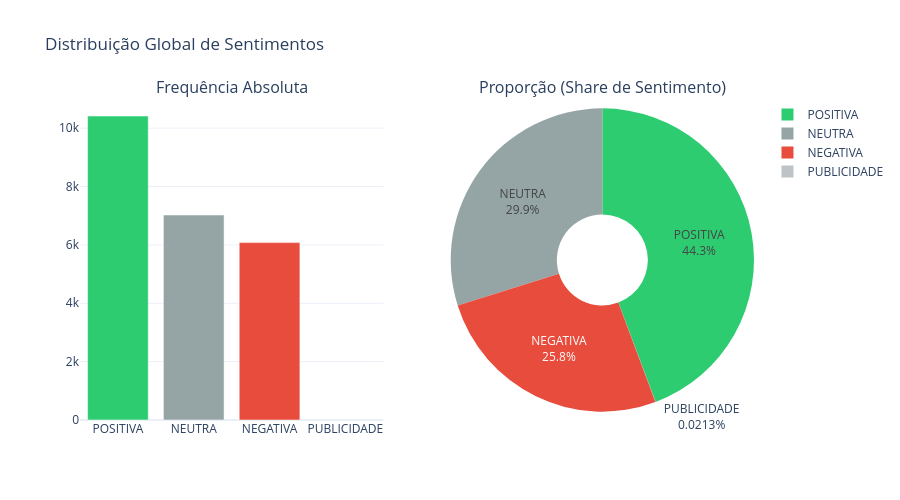
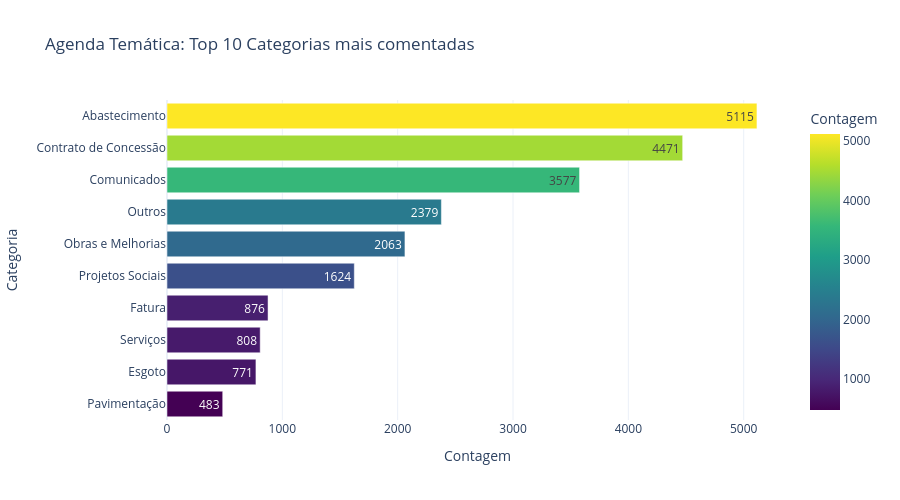

Notebook code for these charts, in order:
### Markdown cell above
## 1. O Panorama Geral e a Agenda da Mídia

Antes de aprofundarmos no impacto, precisamos entender o cenário macro: como o sentimento está distribuído e quais são os assuntos que pautam a imprensa.

### Code cell
def plot_classificacao_dinamica(class_counts: pd.Series):
    color_list = [colors_map.get(str(label).upper(), '#bdc3c7') for label in class_counts.index]
    fig = make_subplots(rows=1, cols=2, specs=[[{"type": "xy"}, {"type": "domain"}]],
                        subplot_titles=("Frequência Absoluta", "Proporção (Share de Sentimento)"))

    fig.add_trace(go.Bar(x=class_counts.index, y=class_counts.values, marker_color=color_list, showlegend=False), row=1, col=1)
    fig.add_trace(go.Pie(labels=class_counts.index, values=class_counts.values, marker=dict(colors=color_list), hole=0.3, textinfo='percent+label'), row=1, col=2)
    fig.update_layout(title_text="Distribuição Global de Sentimentos", template="plotly_white", height=500)
    fig.show()

def plot_top_categorias(df_input: pd.DataFrame, n=10):
    top_cat = df_input['Categoria'].value_counts().head(n).reset_index()
    top_cat.columns = ['Categoria', 'Contagem']
    top_cat = top_cat.sort_values(by='Contagem', ascending=True)

    fig = px.bar(top_cat, y='Categoria', x='Contagem', orientation='h', text='Contagem',
                 title=f'Agenda Temática: Top {n} Categorias mais comentadas',
                 color='Contagem', color_continuous_scale='Viridis')
    fig.update_layout(template="plotly_white", height=500, margin=dict(l=150))
    fig.show()

plot_classificacao_dinamica(df['Classificação'].value_counts())
plot_top_categorias(df)

### Figure 1 — Plotly figure (JSON) as saved in the notebook; plotly's stock layout.template omitted (floating-point values rounded to 4 significant figures)
{"data": [{"marker": {"color": ["#2ecc71", "#95a5a6", "#e74c3c", "#bdc3c7"]}, "showlegend": false, "type": "bar", "x": ["POSITIVA", "NEUTRA", "NEGATIVA", "PUBLICIDADE"], "xaxis": "x", "y": [10417, 7024, 6079, 5], "yaxis": "y"}, {"domain": {"x": [0.55, 1], "y": [0, 1]}, "hole": 0.3, "labels": ["POSITIVA", "NEUTRA", "NEGATIVA", "PUBLICIDADE"], "marker": {"colors": ["#2ecc71", "#95a5a6", "#e74c3c", "#bdc3c7"]}, "textinfo": "percent+label", "type": "pie", "values": [10417, 7024, 6079, 5]}], "layout": {"annotations": [{"font": {"size": 16}, "showarrow": false, "text": "Frequência Absoluta", "x": 0.225, "xanchor": "center", "xref": "paper", "y": 1, "yanchor": "bottom", "yref": "paper"}, {"font": {"size": 16}, "showarrow": false, "text": "Proporção (Share de Sentimento)", "x": 0.775, "xanchor": "center", "xref": "paper", "y": 1, "yanchor": "bottom", "yref": "paper"}], "height": 500, "title": {"text": "Distribuição Global de Sentimentos"}, "xaxis": {"anchor": "y", "domain": [0, 0.45]}, "yaxis": {"anchor": "x", "domain": [0, 1]}}}

### Figure 2 — Plotly figure (JSON) as saved in the notebook; plotly's stock layout.template omitted (floating-point values rounded to 4 significant figures)
{"data": [{"alignmentgroup": "True", "hovertemplate": "Contagem=%{marker.color}<br>Categoria=%{y}<extra></extra>", "legendgroup": "", "marker": {"color": [483, 771, 808, 876, 1624, 2063, 2379, 3577, 4471, 5115], "coloraxis": "coloraxis", "pattern": {"shape": ""}}, "name": "", "offsetgroup": "", "orientation": "h", "showlegend": false, "text": [483, 771, 808, 876, 1624, 2063, 2379, 3577, 4471, 5115], "textposition": "auto", "type": "bar", "x": [483, 771, 808, 876, 1624, 2063, 2379, 3577, 4471, 5115], "xaxis": "x", "y": ["Pavimentação", "Esgoto", "Serviços", "Fatura", "Projetos Sociais", "Obras e Melhorias", "Outros", "Comunicados", "Contrato de Concessão", "Abastecimento"], "yaxis": "y"}], "layout": {"barmode": "relative", "coloraxis": {"colorbar": {"title": {"text": "Contagem"}}, "colorscale": [[0, "#440154"], [0.1111, "#482878"], [0.2222, "#3e4989"], [0.3333, "#31688e"], [0.4444, "#26828e"], [0.5556, "#1f9e89"], [0.6667, "#35b779"], [0.7778, "#6ece58"], [0.8889, "#b5de2b"], [1, "#fde725"]]}, "height": 500, "legend": {"tracegroupgap": 0}, "margin": {"l": 150}, "title": {"text": "Agenda Temática: Top 10 Categorias mais comentadas"}, "xaxis": {"anchor": "y", "domain": [0, 1], "title": {"text": "Contagem"}}, "yaxis": {"anchor": "x", "domain": [0, 1], "title": {"text": "Categoria"}}}}
